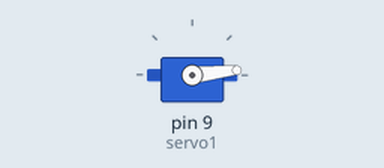
Bench run of a sketch on a simulated Arduino Uno, built with avr-gcc and run on an emulated ATmega328P. On the bench: servo. Wiring (inferred from the names in the program): servo: signal pin 9. Servo pulses on a pin are drawn as a servo (544–2400 µs = 0–180°).

Above: at 0.05 s.
At 3.25 s:
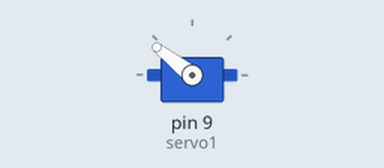
At 6.5 s:
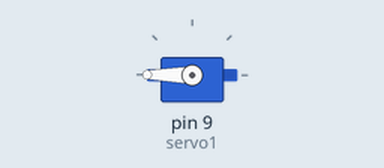
Timing chart, 0 to 8.5 s (numbered marks = the images above):
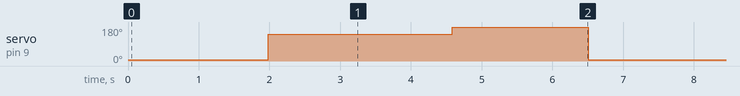

The sketch:

servo-without-library.ino
```cpp
/*
   Aula 67 - Funções para Controle de Servo Motor sem utilização da biblioteca servo.h

   Autor: Eng. Wagner Rambo  Data: Maio de 2016
*/

// --- Mapeamento de Hardware ---
#define servo1 9 //servo1 ligado no pino digital 33


// --- Protótipo das Funções Auxialiares ---
void servo0graus();
void servo90graus();
void servo180graus();


// --- Configurações Iniciais ---
void setup()
{
   pinMode(servo1, OUTPUT); //saída para o servo1
} //end setup

// --- Loop Infinito ---
void loop()
{
  for(char i=0;i<100;i++) servo0graus();    //move o servo para a posição 0º por 2 segundos

 for(char i=0;i<100;i++) servo90graus();    //move o servo para a posição 90º por 2 segundos

  for(char i=0;i<100;i++) servo180graus();    //move o servo para a posição 180º por 2 segundos

  //for(char i=0;i<100;i++) servo90graus();    //move o servo para a posição 90º por 2 segundos
} //end loop

// --- Desenvolvimento das Funções Auxialiares ---

void servo0graus()              //Posiciona o servo em 0 graus
{
   digitalWrite(servo1, HIGH);  //pulso do servo
   delayMicroseconds(600);      //0.6ms
   digitalWrite(servo1, LOW);   //completa periodo do servo
   for(int i=0;i<32;i++)delayMicroseconds(600);
                               // 20ms = 20000us
                               // 20000us - 600us = 19400us
                               // 19400/600 = ~~32
} //end servo0graus

void servo90graus()             //Posiciona o servo em 90 graus
{
   digitalWrite(servo1, HIGH);  //pulso do servo
   delayMicroseconds(2000);     //1.5ms
   digitalWrite(servo1, LOW);   //completa periodo do servo
   for(int i=0;i<12;i++)delayMicroseconds(2000);
                               // 20ms = 20000us
                               // 20000us - 1500us = 18500us
                               // 18500/1500 = ~~12
} //end servo0graus

void servo180graus()             //Posiciona o servo em 180 graus
{
   digitalWrite(servo1, HIGH);  //pulso do servo
   delayMicroseconds(2400);     //2.4ms
   digitalWrite(servo1, LOW);   //completa periodo do servo
   for(int i=0;i<7;i++)delayMicroseconds(2400);
                               // 20ms = 20000us
                               // 20000us - 2400us = 17600us
                               // 17600/2400 = ~~7
} //end servo0graus
```

Measured:
- by itself, servo on pin 9 (servo1): repeats every 6.5 s: 180° 1.9 s, 6° 2.0 s, 142° 2.6 s
